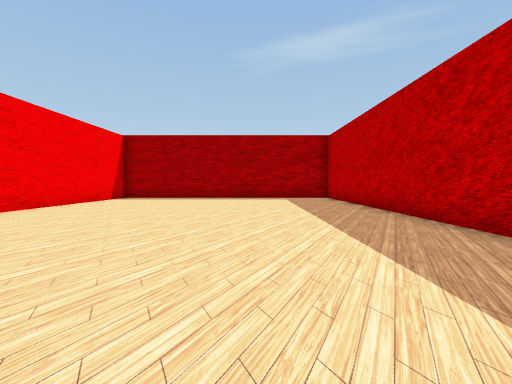
[1] (above)

16 first-person views from a walk through a Unity game level. The camera is 1.5 m above the floor, tilts 2° down and sees 85° across. The floor is counted in squares, 2 m on a side. Each view is taken from the middle of a square. On the plan, view 1 faces up. The plan holds only what a view shows up to about 10 squares ahead; the rest is blank. The player is left out. Some surface patterns are stand-ins.

[2]
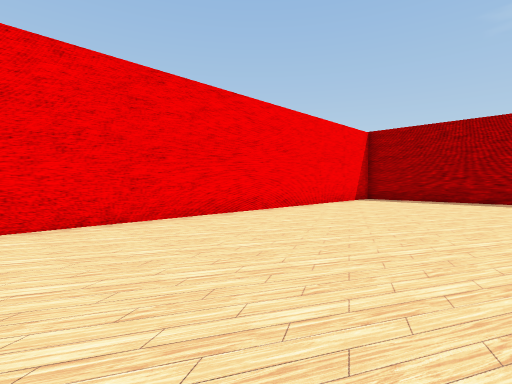

[3]
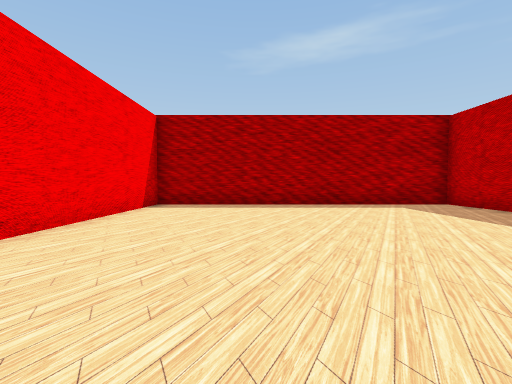

[4]
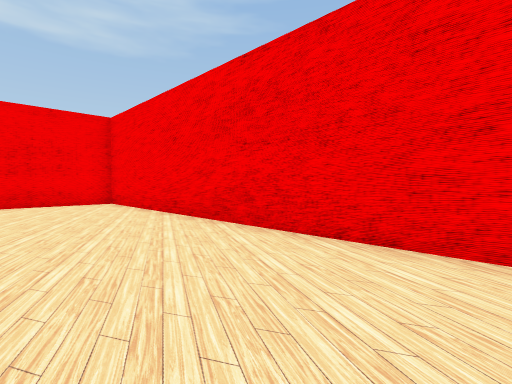

[5]
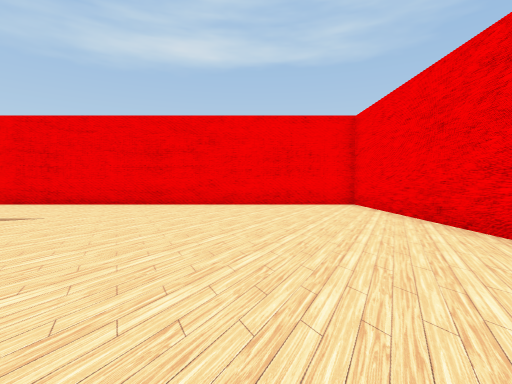

[6]
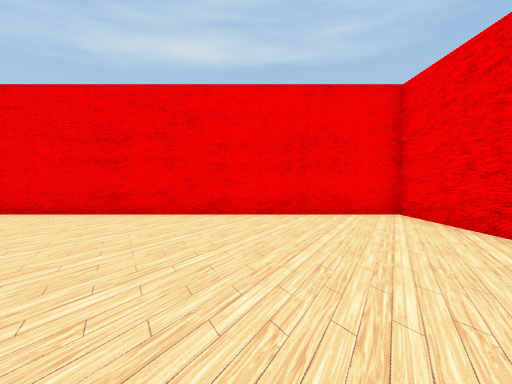

[7]
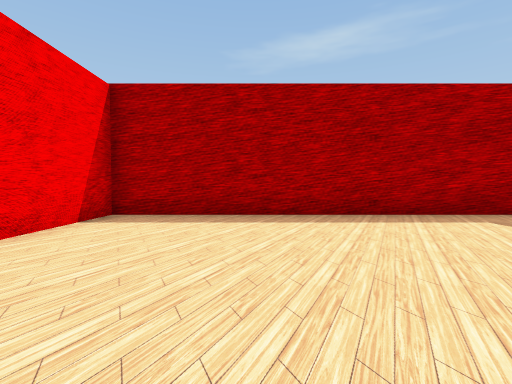

[8]
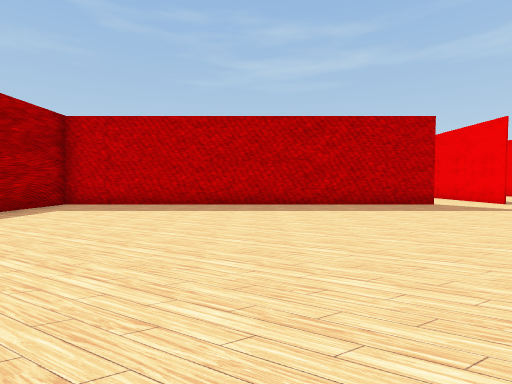

[9]
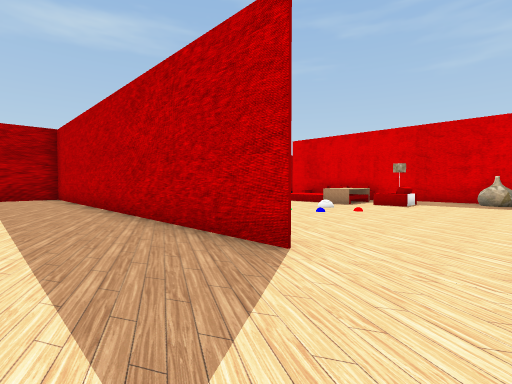

[10]
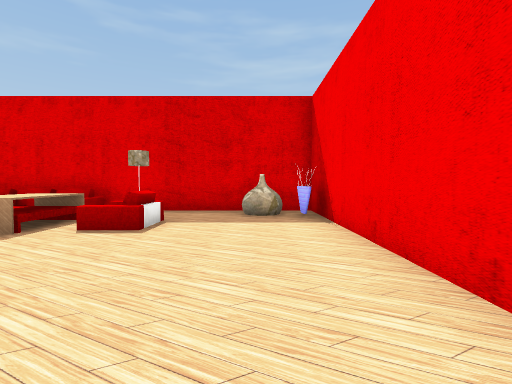

[11]
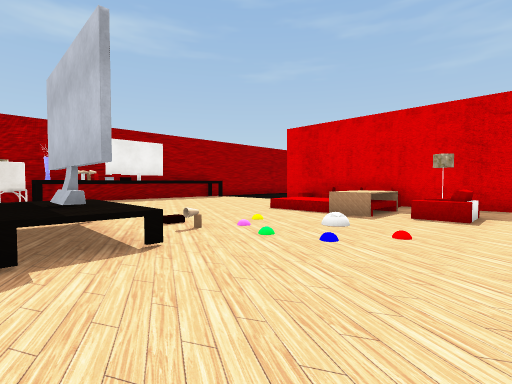

[12]
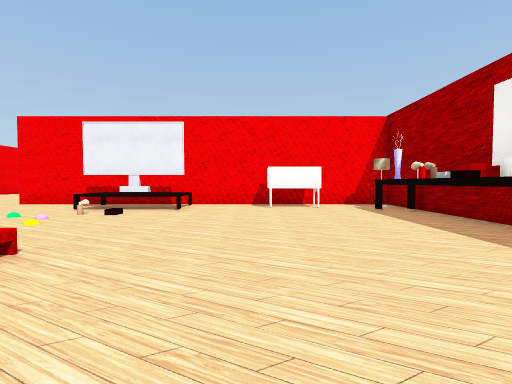

[13]
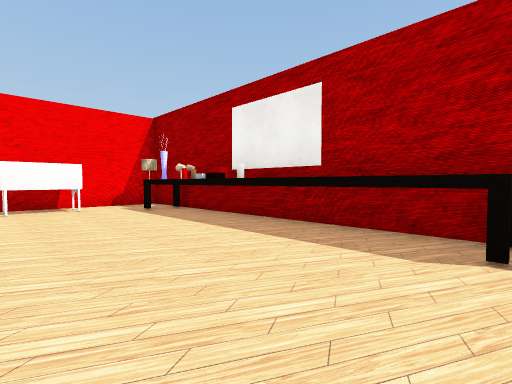

[14]
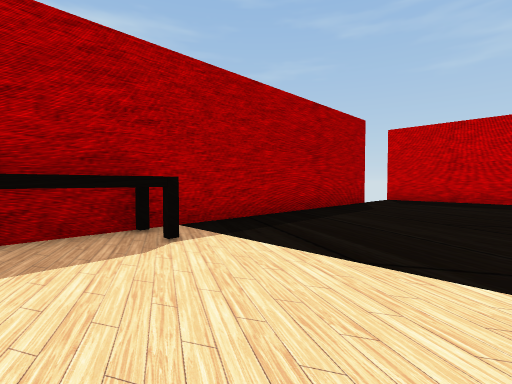

[15]
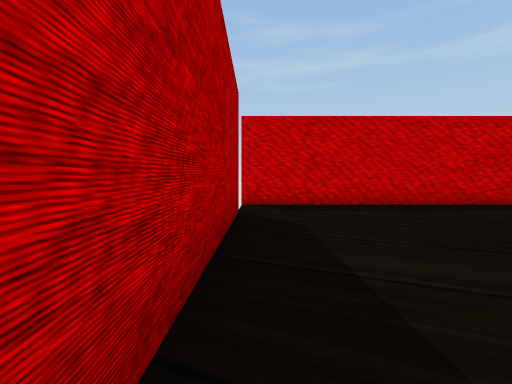

[16]
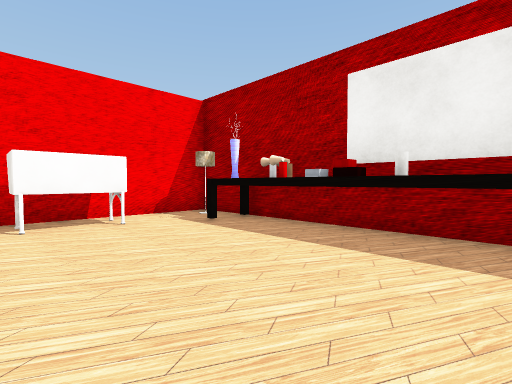

### Floor plan
Points are (right, up) in squares from view 1. A wall is a line through its corners. A room is listed if a view was taken in it or the views show most of it. See-through windows are left out.
Room 1 (views 1, 2, 3, 4, 5, 6, 7, 8, 9, 10, 11, 12, 13, 14, 15, 16)
walls: (7.5, -1.5) (13.4, -1.5) (13.4, 3.5); (3.5, 4.8) (3.5, 0.9) (3.5, 3.4); (3.5, -1.5) (4, -1.5); (3.5, 7.6) (3.5, 9.2); (12.9, 12.3) (9.5, 12.3); (3.5, 11.6) (3.5, 13.5) (3.5, 6.2); (23.4, 4.2) (23.4, 13.5); (20.8, 13.4) (-6.3, 13.4) (-6.3, -6.5) (5.8, -6.5)
objects: table (4, 4) to (6, 7); sink (4, 10) to (5, 11); vase (6, 13); other object (7, 13); other object (8, 13); cylinder (9, 13); chair (11, 2); vase (12, -1); vase (12, 0) to (13, 0); table (12, 4); chair (13, 4); chair (13, 5) to (13, 6); other object (13, 7)

Positions as (right, up) in squares from view 1, and headings:
1: (0, 0), facing up
2: (-1, 1), facing up-left
3: (-3, 4), facing up
4: (-3, 4), facing down-left
5: (-3, 3), facing down
6: (-3, 0), facing down
7: (-3, 7), facing up
8: (-6, 7), facing right
9: (1, -1), facing up-right
10: (6, 0), facing right
11: (4, 1), facing up-right
12: (13, 9), facing left
13: (13, 9), facing up-left
14: (11, 9), facing up-right
15: (14, 13), facing right
16: (10, 9), facing up-left
